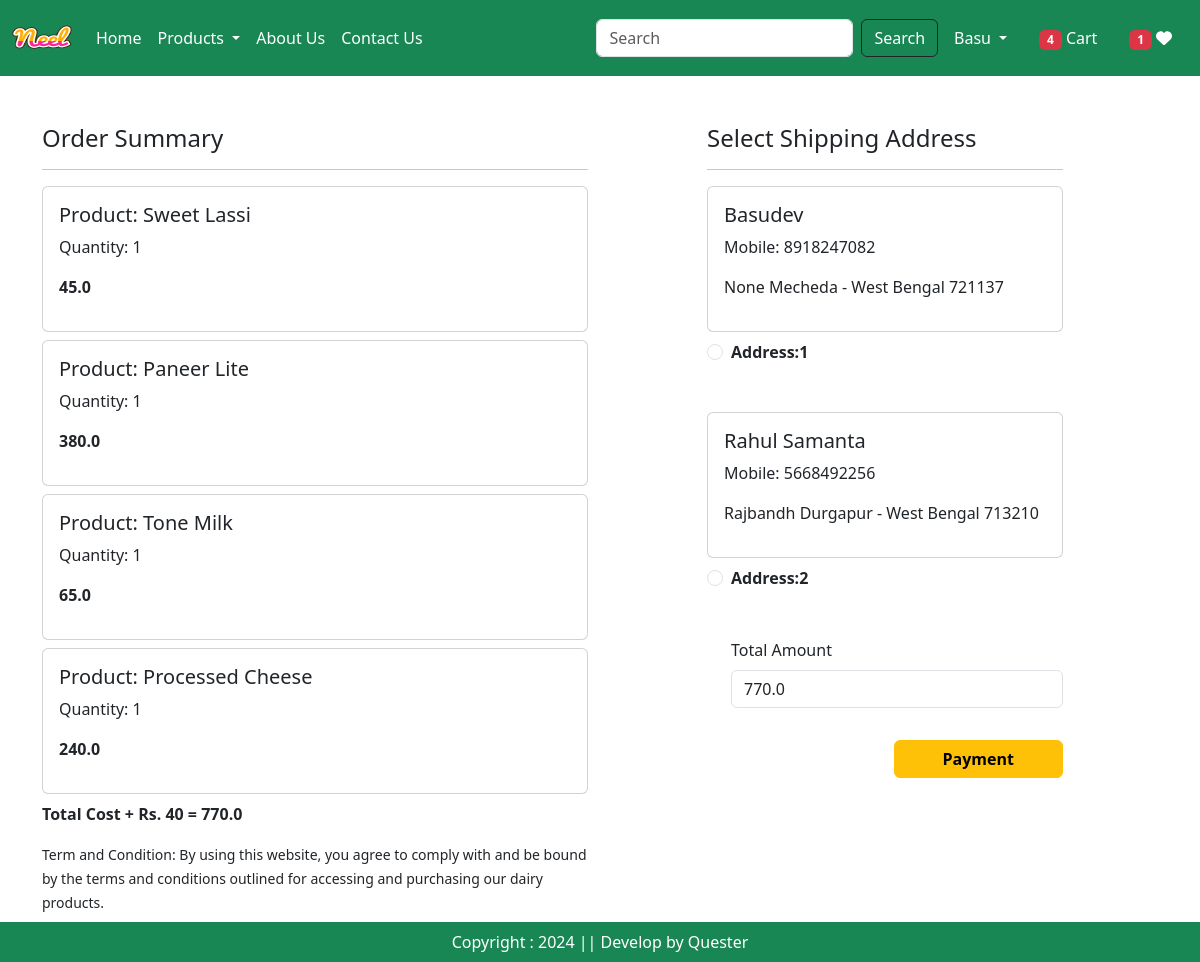
/checkout/ (signed in), run on the app's committed database.
### app/models.py (models this page shows, shortened)
class Cart(models.Model):
  user = models.ForeignKey(User, on_delete=models.CASCADE)
  product = models.ForeignKey(Product, on_delete=models.CASCADE)
  quantity = models.PositiveIntegerField(default=1)

class Product(models.Model):
  title = models.CharField(max_length=100)
  selling_price = models.FloatField()
  discounted_price = models.FloatField()
  description = models.TextField()
  composition = models.TextField(default='')
  prodapp = models.TextField(default='')
  category = models.CharField(choices=CATEGORY_CHOICES, max_length=2)
  product_image = models.ImageField(upload_to='product')

class Customer(models.Model):
  user  = models.ForeignKey(User,  on_delete=models.CASCADE)
  name = models.CharField(max_length=200)
  locality = models.CharField(max_length=200)
  city = models.CharField(max_length=50)
  mobile = models.IntegerField(default=0)
  zipcode = models.IntegerField()
  state = models.CharField(choices=STATE_CHOICES, max_length=50)

### app/views.py (the view, shortened to what this page needs)
# urls.py: path('checkout/', views.Checkout.as_view(), name='checkout'),
@method_decorator(login_required, name='dispatch')
class Checkout(View):
  def get(self, request):
    totalitem = 0
    wishlist = 0
    if request.user.is_authenticated:
      totalitem = len(Cart.objects.filter(user=request.user))
      wishlist = len(Wishlist.objects.filter(user=request.user))
    user = request.user
    add = Customer.objects.filter(user=user)
    cart_items=Cart.objects.filter(user=user)
    amount = 0
    for p in cart_items:
      value = p.quantity * p.product.discounted_price
      amount += value
    totalamount = amount + 40
    razoramount = int(totalamount * 100)
    client = razorpay.Client(auth=(settings.RAZOR_KEY_ID, settings.RAZOR_KEY_SECRET))
    data = { "amount": razoramount, "currency": "INR", "receipt": "order_rcptid_12"}
    payment_response = client.order.create(data=data)
    print(payment_response)
    order_id = payment_response['id']
    order_status = payment_response['status']
    return render(request, 'app/checkout.html',locals())

### app/templates/app/checkout.html (shortened to what this page needs)
{% extends "app/base.html" %}
{% load static %}
{% block main-content %}
  <div class="container">
    <div class="row mt-5">
      <div class="col-sm-6">
        <h4>Order Summary</h4>
        <hr>
        {% for item in cart_items %}
          <div class="card mb-2">
            <div class="card-body">
              <h5>Product: {{item.product.title}}</h5>
              <p>Quantity: {{item.quantity}}</p>
              <p class="fw-bold">{{item.product.discounted_price}}</p>
            </div>
          </div>
        {% endfor %}
        <p class="fw-bold">Total Cost + Rs. 40 = {{totalamount}}</p>
        <small>Term and Condition: By using this website, you agree to comply with and be bound by the terms and conditions outlined for accessing and purchasing our dairy products.
        </small>
      </div>
      <div class="col-sm-4 offset-sm-1">
        <h4>Select Shipping Address</h4>
        <hr>
        <form method="post" id="myform">
          {% for ad in  add %}
            <div class="card">
              <div class="card-body">
                <h5>{{ad.name}}</h5>
                <p>Mobile: {{ad.mobile}}</p>
                <p>{{ad.locality}} {{ad.city}} - {{ad.state}} {{ad.zipcode}}</p>
              </div>
            </div>
            <div class="form-check mt-2 mb-5">
              <input class="form-check-input" type="radio" name="custid" id="custadd {{forloop.counter}}" value="{{ad.id}}"/>
              <label class="form-check-label fw-bold" for="custadd{{forloop.counter}}">Address:{{forloop.counter}}</label>
            </div>
          {% endfor %}
          <div class="form-check mb-3">
            <label for="totalamount" class="form-label">Total Amount</label>
            <input type="number" class="form-control" name="totalamount" value={{totalamount}} readonly/>
          </div>
          <div class="text-end">
            <button id="rzp-button1" type="submit" class="btn btn-warning mt-3 px-5 fw-bold">Payment</button>
          </div>
        </form>
      </div>
    </div>
  </div>
  <br>
  <br>
{% endblock main-content %}

### app/templates/app/base.html (shortened to what this page needs)
<!DOCTYPE html>
{% load static %}
<html lang="en">
<head>
    <link
        href="https://cdn.jsdelivr.net/npm/bootstrap@5.3.3/dist/css/bootstrap.min.css"
        rel="stylesheet"
    />
    <link rel="stylesheet" href="{% static 'app/css/owl.carousel.min.css' %}" />
    <link rel="stylesheet" href="{% static 'app/css/all.min.css' %}" />
    <link rel="stylesheet" href="{% static 'app/css/style.css' %}" />
</head>
<body>
    <nav class="navbar navbar-expand-lg navbar-dark bg-success">
        <div class="container-fluid">
            <a class="navbar-brand" href="#">
              <img src="{%static "app/images/neel.png"%}" width="60" height="50" />
            </a>
            <div class="collapse navbar-collapse" id="navbarSupportedContent">
                <ul class="navbar-nav me-auto mb-2 mb-lg-0">
                    {% if request.user.is_authenticated %}
                    <li class="nav-item">
                        <a class="nav-link active" aria-current="page" href="/">Home</a>
                    </li>
                    <li class="nav-item dropdown">
                      <a class="nav-link dropdown-toggle text-white" href="#" role="button" data-bs-toggle="dropdown" aria-expanded="false">
                          Products
                      </a>
                  </li>
                    <li class="nav-item">
                        <a class="nav-link text-white" href="{% url "about" %}">About Us</a>
                    </li>
                    <li class="nav-item">
                        <a class="nav-link text-white" href="{% url "contact" %}">Contact Us</a>
                    </li>
                </ul>
                <form class="d-flex" role="search" action="/search">
                    <input class="form-control me-2" type="search" placeholder="Search" name="search" aria-label="Search">
                    <button class="btn btn-outline-dark text-white" type="submit">Search</button>
                </form>
            </div>
            <ul class="navbar-nav me-auto mb-2 mb-lg-0">
              <li class="nav-item dropdown mx-2">
                <a class="nav-link dropdown-toggle text-white" href="#" role="button" id="profileDropdown" data-bs-toggle="dropdown" aria-expanded="false">
                    {{request.user.username}}
                </a>
            </li>
            <li class="nav-item mx-2">
              <a href="{% url "showCart" %}" class="nav-link text-white">       <span class="badge bg-danger">
                {% if totalitem > 0 %}
                    {{totalitem}}
                {% endif %}
              </span>
            Cart
            </a>
            </li>
            <li class="nav-item mx-2">
              <a href="{% url "showwishlist" %}" class="nav-link text-white">
                <span class="badge bg-danger">
                    {% if wishlist > 0 %}
                        {{wishlist}}
                    {% endif %}
                  </span>
                  <i class="fa fa-heart"></i>
              </a>
            </li>
            {% endif %}
            </ul>
        </div>
    </nav>
    {% block main-content %}{% endblock main-content %}
    <footer class="container-fluid bg-success text-center text-white fixed-bottom p-2 mt-5">
        Copyright : 2024 || Develop by Quester
    </footer>
</body>
</html>

### data on the page
Cart: product "Sweet Lassi", quantity "1", product.discounted_price "45.0"
Cart: product "Paneer Lite", quantity "1", product.discounted_price "380.0"
Cart: product "Tone Milk", quantity "1", product.discounted_price "65.0"
Cart: product "Processed Cheese", quantity "1", product.discounted_price "240.0"
Customer: name "Basudev", mobile "8918247082", locality "None", city "Mecheda", state "West Bengal", zipcode "721137"
Customer: name "Rahul Samanta", mobile "5668492256", locality "Rajbandh", city "Durgapur", state "West Bengal", zipcode "713210"

### other printed values
{{ request.user.username }} "Basu"
{{ totalitem }} "4"
{{ wishlist }} "1"
{{ totalamount }} "770.0"
